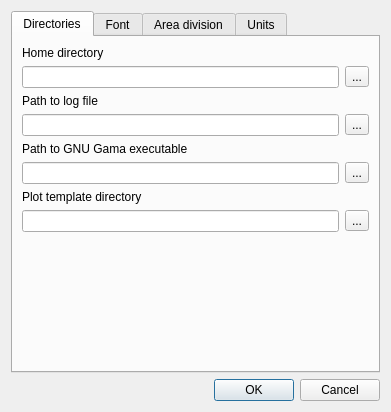
<?xml version="1.0" encoding="UTF-8"?>
<ui version="4.0">
 <class>PluginSettingsDialog</class>
 <widget class="QDialog" name="PluginSettingsDialog">
  <property name="geometry">
   <rect>
    <x>0</x>
    <y>0</y>
    <width>391</width>
    <height>412</height>
   </rect>
  </property>
  <property name="windowTitle">
   <string>Plugin Settings</string>
  </property>
  <layout class="QVBoxLayout" name="verticalLayout">
   <item>
    <widget class="QTabWidget" name="SettingsTab">
     <property name="currentIndex">
      <number>0</number>
     </property>
     <widget class="QWidget" name="tabDirectories">
      <attribute name="title">
       <string>Directories</string>
      </attribute>
      <layout class="QVBoxLayout" name="verticalLayout_2">
       <item>
        <widget class="QLabel" name="HomeDirLabel">
         <property name="toolTip">
          <string>Default directory for loading fieldbooks.</string>
         </property>
         <property name="text">
          <string>Home directory</string>
         </property>
        </widget>
       </item>
       <item>
        <layout class="QHBoxLayout" name="horizontalLayout_5">
         <item>
          <widget class="QLineEdit" name="HomeDirEdit">
           <property name="toolTip">
            <string>Default directory for loading fieldbooks.</string>
           </property>
           <property name="readOnly">
            <bool>true</bool>
           </property>
          </widget>
         </item>
         <item>
          <widget class="QToolButton" name="HomeDirButton">
           <property name="text">
            <string>...</string>
           </property>
          </widget>
         </item>
        </layout>
       </item>
       <item>
        <widget class="QLabel" name="LogPathLabel">
         <property name="toolTip">
          <string>Directory for log file.</string>
         </property>
         <property name="text">
          <string>Path to log file</string>
         </property>
        </widget>
       </item>
       <item>
        <layout class="QHBoxLayout" name="horizontalLayout_4">
         <item>
          <widget class="QLineEdit" name="LogPathEdit">
           <property name="toolTip">
            <string>Path for log file.</string>
           </property>
           <property name="readOnly">
            <bool>true</bool>
           </property>
          </widget>
         </item>
         <item>
          <widget class="QToolButton" name="LogPathButton">
           <property name="text">
            <string>...</string>
           </property>
          </widget>
         </item>
        </layout>
       </item>
       <item>
        <widget class="QLabel" name="LogPathLabel_2">
         <property name="toolTip">
          <string>Directory for log file.</string>
         </property>
         <property name="text">
          <string>Path to GNU Gama executable</string>
         </property>
        </widget>
       </item>
       <item>
        <layout class="QHBoxLayout" name="horizontalLayout_3">
         <item>
          <widget class="QLineEdit" name="GamaPathEdit">
           <property name="toolTip">
            <string>Full path to gama-local executable.</string>
           </property>
           <property name="readOnly">
            <bool>true</bool>
           </property>
          </widget>
         </item>
         <item>
          <widget class="QToolButton" name="GamaPathButton">
           <property name="text">
            <string>...</string>
           </property>
          </widget>
         </item>
        </layout>
       </item>
       <item>
        <widget class="QLabel" name="LogPathLabel_3">
         <property name="toolTip">
          <string>Directory for log file.</string>
         </property>
         <property name="text">
          <string>Plot template directory</string>
         </property>
        </widget>
       </item>
       <item>
        <layout class="QHBoxLayout" name="horizontalLayout_2">
         <item>
          <widget class="QLineEdit" name="PlotTemplateDirEdit">
           <property name="toolTip">
            <string>Path to template files for batch plotting.</string>
           </property>
           <property name="readOnly">
            <bool>true</bool>
           </property>
          </widget>
         </item>
         <item>
          <widget class="QToolButton" name="PlotTemplateDirButton">
           <property name="text">
            <string>...</string>
           </property>
          </widget>
         </item>
        </layout>
       </item>
       <item>
        <spacer name="verticalSpacer">
         <property name="orientation">
          <enum>Qt::Vertical</enum>
         </property>
         <property name="sizeHint" stdset="0">
          <size>
           <width>20</width>
           <height>85</height>
          </size>
         </property>
        </spacer>
       </item>
      </layout>
     </widget>
     <widget class="QWidget" name="tabFont">
      <attribute name="title">
       <string>Font</string>
      </attribute>
      <layout class="QVBoxLayout" name="verticalLayout_3">
       <item>
        <widget class="QLabel" name="FontLabel">
         <property name="sizePolicy">
          <sizepolicy hsizetype="Expanding" vsizetype="Preferred">
           <horstretch>0</horstretch>
           <verstretch>0</verstretch>
          </sizepolicy>
         </property>
         <property name="text">
          <string>Monospace font used in the calculation results widgets on Linux. On Windows it is courier font.</string>
         </property>
         <property name="scaledContents">
          <bool>false</bool>
         </property>
         <property name="wordWrap">
          <bool>true</bool>
         </property>
        </widget>
       </item>
       <item>
        <widget class="QLabel" name="FontNameLabel">
         <property name="text">
          <string>Font name</string>
         </property>
        </widget>
       </item>
       <item>
        <widget class="QFontComboBox" name="FontNameCombo">
         <property name="editable">
          <bool>false</bool>
         </property>
         <property name="fontFilters">
          <set>QFontComboBox::MonospacedFonts</set>
         </property>
         <property name="currentFont">
          <font>
           <family>Liberation Mono</family>
          </font>
         </property>
        </widget>
       </item>
       <item>
        <widget class="QLabel" name="FontSizeLabel">
         <property name="text">
          <string>Font size</string>
         </property>
        </widget>
       </item>
       <item>
        <layout class="QHBoxLayout" name="horizontalLayout_6">
         <item>
          <widget class="QComboBox" name="FontSizeCombo"/>
         </item>
         <item>
          <spacer name="horizontalSpacer_2">
           <property name="orientation">
            <enum>Qt::Horizontal</enum>
           </property>
           <property name="sizeHint" stdset="0">
            <size>
             <width>40</width>
             <height>20</height>
            </size>
           </property>
          </spacer>
         </item>
        </layout>
       </item>
       <item>
        <spacer name="verticalSpacer_2">
         <property name="orientation">
          <enum>Qt::Vertical</enum>
         </property>
         <property name="sizeHint" stdset="0">
          <size>
           <width>20</width>
           <height>159</height>
          </size>
         </property>
        </spacer>
       </item>
      </layout>
     </widget>
     <widget class="QWidget" name="tabArea">
      <attribute name="title">
       <string>Area division</string>
      </attribute>
      <layout class="QVBoxLayout" name="verticalLayout_4">
       <item>
        <widget class="QLabel" name="LineToleranceLabel">
         <property name="text">
          <string>Snap tolerance</string>
         </property>
        </widget>
       </item>
       <item>
        <widget class="QLineEdit" name="LineToleranceEdit">
         <property name="toolTip">
          <string>Snapping tolerance to line tool.</string>
         </property>
        </widget>
       </item>
       <item>
        <widget class="QLabel" name="AreaToleranceLabel">
         <property name="text">
          <string>Area tolerance</string>
         </property>
        </widget>
       </item>
       <item>
        <widget class="QLineEdit" name="AreaToleranceEdit">
         <property name="toolTip">
          <string>Area tolerance for area division.</string>
         </property>
        </widget>
       </item>
       <item>
        <widget class="QLabel" name="MaxIterationLabel">
         <property name="text">
          <string>Max. iterations</string>
         </property>
        </widget>
       </item>
       <item>
        <widget class="QLineEdit" name="MaxIterationEdit">
         <property name="toolTip">
          <string>Maximal number of iterations for area division.</string>
         </property>
        </widget>
       </item>
       <item>
        <spacer name="verticalSpacer_3">
         <property name="orientation">
          <enum>Qt::Vertical</enum>
         </property>
         <property name="sizeHint" stdset="0">
          <size>
           <width>20</width>
           <height>147</height>
          </size>
         </property>
        </spacer>
       </item>
      </layout>
     </widget>
     <widget class="QWidget" name="tabUnits">
      <attribute name="title">
       <string>Units</string>
      </attribute>
      <layout class="QVBoxLayout" name="verticalLayout_5">
       <item>
        <widget class="QGroupBox" name="groupBox">
         <property name="title">
          <string>Distance</string>
         </property>
         <layout class="QVBoxLayout" name="verticalLayout_7">
          <item>
           <widget class="QLabel" name="label">
            <property name="text">
             <string>Store as</string>
            </property>
           </widget>
          </item>
          <item>
           <widget class="QComboBox" name="comboDistanceStore">
            <item>
             <property name="text">
              <string>Metres</string>
             </property>
            </item>
            <item>
             <property name="text">
              <string>Imperial feet</string>
             </property>
            </item>
            <item>
             <property name="text">
              <string>US survey feet</string>
             </property>
            </item>
           </widget>
          </item>
          <item>
           <widget class="QLabel" name="label_2">
            <property name="text">
             <string>Display as</string>
            </property>
           </widget>
          </item>
          <item>
           <widget class="QComboBox" name="comboDistanceDisplay">
            <item>
             <property name="text">
              <string>Metres</string>
             </property>
            </item>
            <item>
             <property name="text">
              <string>Imperial feet</string>
             </property>
            </item>
            <item>
             <property name="text">
              <string>US survey feet</string>
             </property>
            </item>
           </widget>
          </item>
          <item>
           <spacer name="verticalSpacer_4">
            <property name="orientation">
             <enum>Qt::Vertical</enum>
            </property>
            <property name="sizeHint" stdset="0">
             <size>
              <width>20</width>
              <height>2</height>
             </size>
            </property>
           </spacer>
          </item>
         </layout>
        </widget>
       </item>
       <item>
        <widget class="QGroupBox" name="groupBox_2">
         <property name="title">
          <string>Angle</string>
         </property>
         <layout class="QVBoxLayout" name="verticalLayout_6">
          <item>
           <widget class="QLabel" name="label_3">
            <property name="text">
             <string>Store as</string>
            </property>
           </widget>
          </item>
          <item>
           <widget class="QComboBox" name="comboAngleStore">
            <item>
             <property name="text">
              <string>Degrees</string>
             </property>
            </item>
            <item>
             <property name="text">
              <string>Radians</string>
             </property>
            </item>
            <item>
             <property name="text">
              <string>Gons/grads</string>
             </property>
            </item>
           </widget>
          </item>
          <item>
           <widget class="QLabel" name="label_4">
            <property name="text">
             <string>Display as</string>
            </property>
           </widget>
          </item>
          <item>
           <widget class="QComboBox" name="comboAngleDisplay">
            <item>
             <property name="text">
              <string>Degrees minutes seconds</string>
             </property>
            </item>
            <item>
             <property name="text">
              <string>Decimal degrees</string>
             </property>
            </item>
            <item>
             <property name="text">
              <string>Radians</string>
             </property>
            </item>
            <item>
             <property name="text">
              <string>Gons/grads</string>
             </property>
            </item>
           </widget>
          </item>
          <item>
           <spacer name="verticalSpacer_5">
            <property name="orientation">
             <enum>Qt::Vertical</enum>
            </property>
            <property name="sizeHint" stdset="0">
             <size>
              <width>20</width>
              <height>0</height>
             </size>
            </property>
           </spacer>
          </item>
         </layout>
        </widget>
       </item>
      </layout>
     </widget>
    </widget>
   </item>
   <item>
    <layout class="QHBoxLayout" name="horizontalLayout">
     <item>
      <spacer name="horizontalSpacer">
       <property name="orientation">
        <enum>Qt::Horizontal</enum>
       </property>
       <property name="sizeHint" stdset="0">
        <size>
         <width>40</width>
         <height>20</height>
        </size>
       </property>
      </spacer>
     </item>
     <item>
      <widget class="QPushButton" name="OKButton">
       <property name="sizePolicy">
        <sizepolicy hsizetype="Fixed" vsizetype="Fixed">
         <horstretch>0</horstretch>
         <verstretch>0</verstretch>
        </sizepolicy>
       </property>
       <property name="text">
        <string>OK</string>
       </property>
      </widget>
     </item>
     <item>
      <widget class="QPushButton" name="CancelButton">
       <property name="sizePolicy">
        <sizepolicy hsizetype="Fixed" vsizetype="Fixed">
         <horstretch>0</horstretch>
         <verstretch>0</verstretch>
        </sizepolicy>
       </property>
       <property name="text">
        <string>Cancel</string>
       </property>
      </widget>
     </item>
    </layout>
   </item>
  </layout>
 </widget>
 <tabstops>
  <tabstop>SettingsTab</tabstop>
  <tabstop>HomeDirEdit</tabstop>
  <tabstop>HomeDirButton</tabstop>
  <tabstop>LogPathEdit</tabstop>
  <tabstop>LogPathButton</tabstop>
  <tabstop>GamaPathEdit</tabstop>
  <tabstop>GamaPathButton</tabstop>
  <tabstop>PlotTemplateDirEdit</tabstop>
  <tabstop>PlotTemplateDirButton</tabstop>
  <tabstop>FontNameCombo</tabstop>
  <tabstop>FontSizeCombo</tabstop>
  <tabstop>LineToleranceEdit</tabstop>
  <tabstop>AreaToleranceEdit</tabstop>
  <tabstop>MaxIterationEdit</tabstop>
  <tabstop>comboDistanceStore</tabstop>
  <tabstop>comboDistanceDisplay</tabstop>
  <tabstop>comboAngleStore</tabstop>
  <tabstop>comboAngleDisplay</tabstop>
  <tabstop>OKButton</tabstop>
  <tabstop>CancelButton</tabstop>
 </tabstops>
 <resources/>
 <connections/>
</ui>
